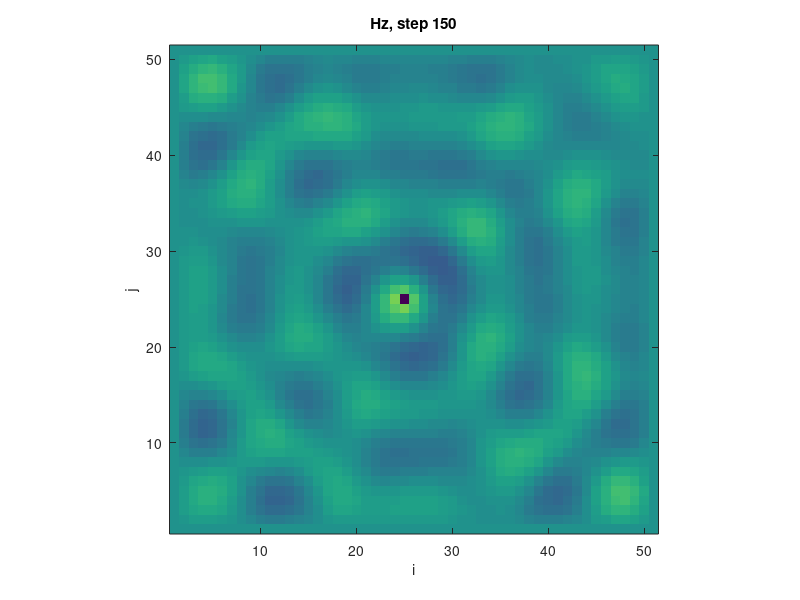

Source code (MATLAB):
% This program demonstrates a two-dimensional FDTD simulation(Modified TE).
% The program mainly simulates the propagation of electromagnetic wave in 
% free space. The excitation source is a harmonic field source. The
% simplest PEC boundary condition is used as the boundary condition.

% 该程序演示了二维FDTD模拟（修改后的TE）。该程序主要模拟电磁波在自由空间中
% 的传播。激励源为时谐场源。边界条件为最简单的PEC边界条件。

clc;
clear;
close all;

%***********************************************************************
% Fundamental constants 基本常数
%***********************************************************************

eps0 = 8.85e-12;	% permittivity of vacuum 真空介电常数
mu0 = 4*pi*1e-7;	% permeability of vacuum 真空磁导率
c0 = 1/sqrt(mu0*eps0);	% speed of light 光速

%***********************************************************************
% Mesh parameters 网格参数
%***********************************************************************

Nx = 50;	% number of cells in 2D problem space 二维问题空间中的单元数
Ny = 50;
Nt = 150;	% number of iterations 迭代次数
dx = 3e-2;	% space step 空间步长
dy = 3e-2;
dt = 1/(2.0*c0*sqrt(1/dx^2+1/dy^2));	%time step 时间步长

%***********************************************************************
% Material properties 媒质特性
%***********************************************************************

epsR = 1;	% relative permittivity 相对介电常数
muR = 1;	% relative permeability 相对电导率
sigE = 0;	% electric conductivity 电导率
sigH = 0;	% effective magnetism conductivity 等效磁导率

%***********************************************************************
% Boundary conditions 边界条件
%***********************************************************************

% PEC边界条件

%***********************************************************************
% Updating coefficients 更新系数
%***********************************************************************

CA = (eps0*epsR/dt-sigE/2)/(eps0*epsR/dt+sigE/2);
CB = 1/(eps0*epsR/dt+sigE/2);
CP = (mu0*muR/dt-sigH/2)/(mu0*muR/dt+sigH/2);
CQ = 1/(mu0*muR/dt+sigH/2);

%***********************************************************************
% Source excitation 源激励
%***********************************************************************

fre = 1.0e+9; % frequency 频率
Jx = round(Nx/2);	% position 位置
Jy = round(Ny/2);

%***********************************************************************
% Initializing field arrays 初始化场
%***********************************************************************

Ex = zeros(Nx,Ny+1);
Ey = zeros(Nx+1,Ny);
Hz = zeros(Nx+1,Ny+1);

%***********************************************************************
% BEGIN TIME-STEPPING LOOP 开始迭代
%***********************************************************************

for n=1:Nt
    
    % Set excitation source 设置激励源
    Hz(Jx,Jy) = sin(2*pi*fre*n*dt);
    
    % Update electric field 更新磁场
    % Ex
    for i = 2:Nx
        for j = 1:Ny
            Ex(i,j) = CA*Ex(i,j)+CB*(Hz(i,j+1)-Hz(i,j))/dy;
        end
    end
    % Ey
    for i = 1:Nx
        for j = 2:Ny
            Ey(i,j) = CA*Ey(i,j)-CB*(Hz(i+1,j)-Hz(i,j))/dx;
        end
    end

    % Update magnetic field 更新电场
    % Hz
    for i = 2:Nx
        for j = 2:Ny
           Hz(i,j) = CP*Hz(i,j)-CQ* ...
                      ((Ey(i,j)-Ey(i-1,j))/dx-(Ex(i,j)-Ex(i,j-1))/dy);
        end
    end
         
    % Set boundary conditions 设置边界条件
    
    % Visualize fields 可视化场
    imagesc(Hz');
    shading flat;caxis([-1.0 1.0]);axis image;axis xy; 
    title(['Hz, step ',int2str(n)]);xlabel('i');ylabel('j');
    drawnow;

end

%***********************************************************************
% END TIME-STEPPING LOOP 终止迭代
%***********************************************************************